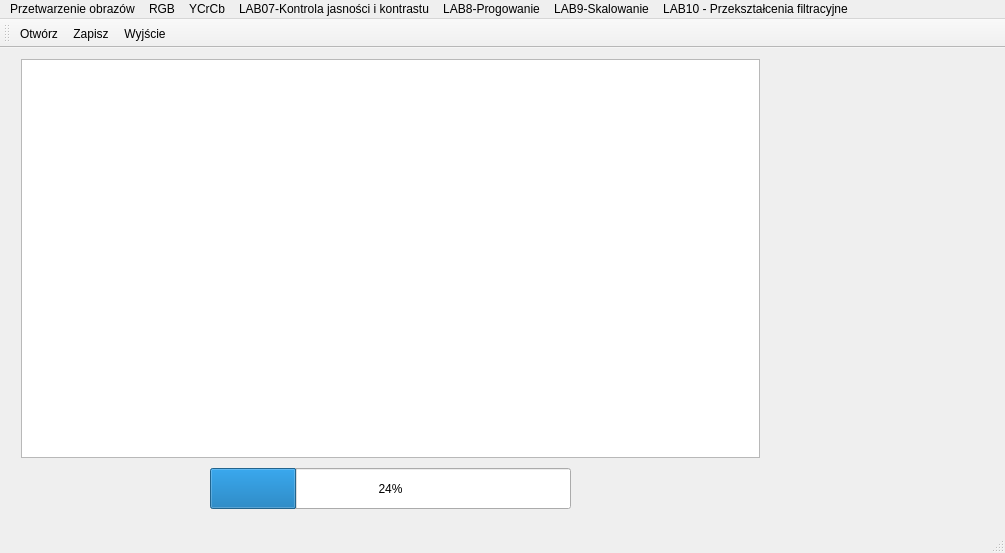
<?xml version="1.0" encoding="UTF-8"?>
<ui version="4.0">
 <class>MojeObrazki</class>
 <widget class="QMainWindow" name="MojeObrazki">
  <property name="geometry">
   <rect>
    <x>0</x>
    <y>0</y>
    <width>1005</width>
    <height>553</height>
   </rect>
  </property>
  <property name="windowTitle">
   <string>MojeObrazki</string>
  </property>
  <widget class="QWidget" name="centralWidget">
   <widget class="QLabel" name="label">
    <property name="geometry">
     <rect>
      <x>250</x>
      <y>430</y>
      <width>571</width>
      <height>20</height>
     </rect>
    </property>
    <property name="text">
     <string/>
    </property>
   </widget>
   <widget class="QProgressBar" name="progressBar">
    <property name="geometry">
     <rect>
      <x>210</x>
      <y>420</y>
      <width>361</width>
      <height>41</height>
     </rect>
    </property>
    <property name="value">
     <number>24</number>
    </property>
   </widget>
   <widget class="QWidget" name="layoutWidget">
    <property name="geometry">
     <rect>
      <x>10</x>
      <y>0</y>
      <width>761</width>
      <height>421</height>
     </rect>
    </property>
    <layout class="QGridLayout" name="gridLayout">
     <item row="0" column="0">
      <widget class="QGraphicsView" name="graphicsView"/>
     </item>
    </layout>
   </widget>
  </widget>
  <widget class="QToolBar" name="mainToolBar">
   <attribute name="toolBarArea">
    <enum>TopToolBarArea</enum>
   </attribute>
   <attribute name="toolBarBreak">
    <bool>false</bool>
   </attribute>
   <addaction name="actionOtw_rz"/>
   <addaction name="actionZapisz"/>
   <addaction name="actionWyj_cie"/>
  </widget>
  <widget class="QStatusBar" name="statusBar"/>
  <widget class="QMenuBar" name="menuBar">
   <property name="geometry">
    <rect>
     <x>0</x>
     <y>0</y>
     <width>1005</width>
     <height>20</height>
    </rect>
   </property>
   <widget class="QMenu" name="menuPrzetwarzenie_obraz_w">
    <property name="title">
     <string>Przetwarzenie obrazów</string>
    </property>
    <addaction name="actionPokaz_obrazek"/>
   </widget>
   <widget class="QMenu" name="menuRGB">
    <property name="title">
     <string>RGB</string>
    </property>
    <addaction name="actionR"/>
    <addaction name="actionG"/>
    <addaction name="actionB"/>
   </widget>
   <widget class="QMenu" name="menuYCrCb">
    <property name="title">
     <string>YCrCb</string>
    </property>
    <widget class="QMenu" name="menuHSV">
     <property name="title">
      <string>HSV</string>
     </property>
     <addaction name="actionH"/>
     <addaction name="actionS"/>
     <addaction name="actionV"/>
    </widget>
    <addaction name="actionY"/>
    <addaction name="actionCr"/>
    <addaction name="actionCb"/>
    <addaction name="menuHSV"/>
   </widget>
   <widget class="QMenu" name="menuLAB07_Kontrola_jasno_ci_i_kontrastu">
    <property name="title">
     <string>LAB07-Kontrola jasności i kontrastu</string>
    </property>
    <addaction name="actionLAB07"/>
   </widget>
   <widget class="QMenu" name="menuLAB8_Progowanie">
    <property name="title">
     <string>LAB8-Progowanie</string>
    </property>
    <addaction name="actionProgowanie"/>
   </widget>
   <widget class="QMenu" name="menuLAB9_Skalowanie">
    <property name="title">
     <string>LAB9-Skalowanie</string>
    </property>
    <addaction name="actionSkalowanie"/>
    <addaction name="actionRotacja"/>
   </widget>
   <widget class="QMenu" name="menuLAB10_Przekszta_cenia_filtracyjne">
    <property name="title">
     <string>LAB10 - Przekształcenia filtracyjne</string>
    </property>
    <addaction name="actionMediana"/>
    <addaction name="actionUsrednianie"/>
    <addaction name="actionGauss"/>
   </widget>
   <addaction name="menuPrzetwarzenie_obraz_w"/>
   <addaction name="menuRGB"/>
   <addaction name="menuYCrCb"/>
   <addaction name="menuLAB07_Kontrola_jasno_ci_i_kontrastu"/>
   <addaction name="menuLAB8_Progowanie"/>
   <addaction name="menuLAB9_Skalowanie"/>
   <addaction name="menuLAB10_Przekszta_cenia_filtracyjne"/>
  </widget>
  <action name="actionOtw_rz">
   <property name="icon">
    <iconset resource="ikony.qrc">
     <normaloff>:/new/prefix1/wejscie.jpeg</normaloff>:/new/prefix1/wejscie.jpeg</iconset>
   </property>
   <property name="text">
    <string>Otwórz</string>
   </property>
   <property name="shortcut">
    <string>Ctrl+O</string>
   </property>
  </action>
  <action name="actionZapisz">
   <property name="icon">
    <iconset resource="ikony.qrc">
     <normaloff>:/new/prefix1/zapis.ico</normaloff>:/new/prefix1/zapis.ico</iconset>
   </property>
   <property name="text">
    <string>Zapisz</string>
   </property>
   <property name="shortcut">
    <string>Ctrl+S</string>
   </property>
  </action>
  <action name="actionWyj_cie">
   <property name="icon">
    <iconset resource="ikony.qrc">
     <normaloff>:/new/prefix1/wyjscie.png</normaloff>:/new/prefix1/wyjscie.png</iconset>
   </property>
   <property name="text">
    <string>Wyjście</string>
   </property>
   <property name="shortcut">
    <string>Ctrl+K</string>
   </property>
  </action>
  <action name="actionR">
   <property name="text">
    <string>R</string>
   </property>
  </action>
  <action name="actionG">
   <property name="text">
    <string>G</string>
   </property>
  </action>
  <action name="actionB">
   <property name="text">
    <string>B</string>
   </property>
  </action>
  <action name="actionPokaz_obrazek">
   <property name="icon">
    <iconset resource="ikony.qrc">
     <normaloff>:/new/prefix1/ustawienia.png</normaloff>:/new/prefix1/ustawienia.png</iconset>
   </property>
   <property name="text">
    <string>Pokaz obrazek</string>
   </property>
  </action>
  <action name="actionY">
   <property name="text">
    <string>Y</string>
   </property>
  </action>
  <action name="actionCr">
   <property name="text">
    <string>Cr</string>
   </property>
  </action>
  <action name="actionCb">
   <property name="text">
    <string>Cb</string>
   </property>
  </action>
  <action name="actionYRB">
   <property name="text">
    <string>YRB</string>
   </property>
  </action>
  <action name="actionH">
   <property name="text">
    <string>H</string>
   </property>
  </action>
  <action name="actionS">
   <property name="text">
    <string>S</string>
   </property>
  </action>
  <action name="actionV">
   <property name="text">
    <string>V</string>
   </property>
  </action>
  <action name="actionLAB07">
   <property name="text">
    <string>LAB07</string>
   </property>
  </action>
  <action name="actionProgowanie">
   <property name="text">
    <string>Progowanie</string>
   </property>
  </action>
  <action name="actionSkalowanie">
   <property name="text">
    <string>Skalowanie</string>
   </property>
  </action>
  <action name="actionRotacja">
   <property name="text">
    <string>Rotacja</string>
   </property>
  </action>
  <action name="actionMediana">
   <property name="text">
    <string>Mediana</string>
   </property>
  </action>
  <action name="actionUsrednianie">
   <property name="text">
    <string>Usrednianie</string>
   </property>
  </action>
  <action name="actionGauss">
   <property name="text">
    <string>Gauss</string>
   </property>
  </action>
 </widget>
 <layoutdefault spacing="6" margin="11"/>
 <resources>
  <include location="ikony.qrc"/>
 </resources>
 <connections/>
</ui>
